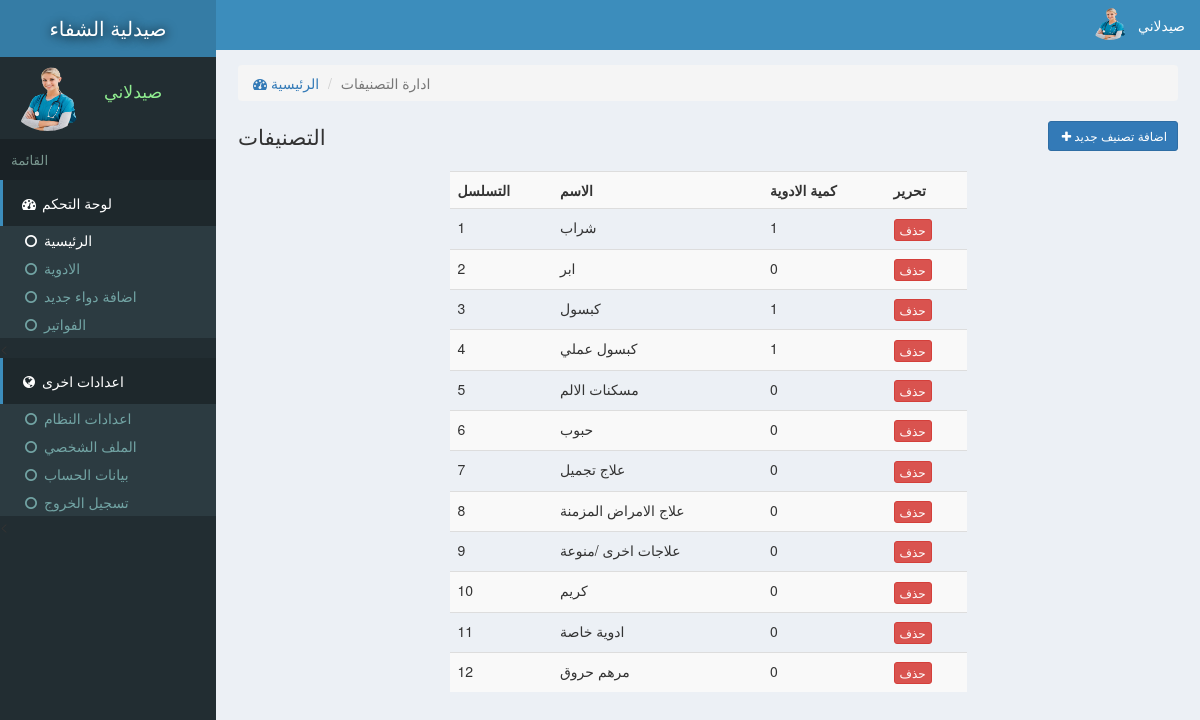
The app's page /manageCat.php (signed in) with its own data.
### tables this page shows
CREATE TABLE `site` (
  `id` int(11) NOT NULL,
  `title` varchar(222) NOT NULL,
  `name` varchar(222) NOT NULL
);

CREATE TABLE `users` (
  `id` int(11) NOT NULL,
  `email` varchar(222) NOT NULL,
  `password` varchar(222) NOT NULL,
  `name` varchar(222) NOT NULL,
  `pic` varchar(222) NOT NULL,
  `number` varchar(222) NOT NULL,
  `date` timestamp NOT NULL DEFAULT current_timestamp()
);

CREATE TABLE `categories` (
  `id` int(11) NOT NULL,
  `name` varchar(222) NOT NULL,
  `pic` varchar(111) NOT NULL,
  `details` varchar(333) NOT NULL,
  `date` timestamp NOT NULL DEFAULT current_timestamp()
);

### assets/db.php (called while the page is built, shortened)
<?php
    $con = new mysqli('localhost','root','','store');
    $array = $con->query("select * from users where id ='$_SESSION[userId]'");
    $user = $array->fetch_assoc();
?>

### manageCat.php (the view, shortened to what this page needs)
<?php require "assets/function.php" ?>
<?php require 'assets/db.php';?>
<!DOCTYPE html>
<html>
<head>
  <?php require "assets/autoloader.php" ?>
</head>
<body style="background: #ECF0F5;padding:0;margin:0">
<div class="dashboard" style="position: fixed;width: 18%;height: 100%;background:#222D32">
  <div style="background:#357CA5;padding: 14px 3px;color:white;font-size: 15pt;text-align: center;text-shadow: 1px 1px 11px black">
    <a href="index.php" style="color: white;text-decoration: none;"><?php echo strtoupper(siteName()); ?> </a>
  </div>
  <div class="flex" style="padding: 3px 7px;margin:5px 2px;">
    <div><img src="photo/<?php echo $user['pic'] ?>" class='img-circle' style='width: 77px;height: 66px'></div>
    <div style="color:lightgreen;font-size: 13pt;padding: 14px 7px;margin-left: 11px;"><?php echo ucfirst($user['name']); ?></div>
  </div>
  <div style="background: #1A2226;font-size: 10pt;padding: 11px;color: #79978F">القائمة</div>
  <div>
    <div style="background:#1E282C;color: white;padding: 13px 17px;border-left: 3px solid #3C8DBC;"><span><i class="fa fa-dashboard fa-fw"></i> لوحة التحكم</span></div>
    <div class="item">
      <ul class="nostyle zero">
        <a href="index.php"><li style="color: white"><i class="fa fa-circle-o fa-fw"></i> الرئيسية</li></a>
        <a href="inventeries.php"><li><i class="fa fa-circle-o fa-fw"></i> الادوية</li></a>
       <a href="addnew.php"><li><i class="fa fa-circle-o fa-fw"></i> اضافة دواء جديد</li></a>
        <a href="reports.php"><li><i class="fa fa-circle-o fa-fw"></i> الفواتير</li></a>
      </ul><
    </div>
  </div>
  <div style="background:#1E282C;color: white;padding: 13px 17px;border-left: 3px solid #3C8DBC;"><span><i class="fa fa-globe fa-fw"></i> اعدادات اخرى</span></div>
  <div class="item">
      <ul class="nostyle zero">
        <a href="sitesetting.php"><li><i class="fa fa-circle-o fa-fw"></i> اعدادات النظام</li></a>
       <a href="profile.php"><li><i class="fa fa-circle-o fa-fw"></i> الملف الشخصي</li></a>
        <a href="accountSetting.php"><li><i class="fa fa-circle-o fa-fw"></i> بيانات الحساب</li></a>
        <a href="logout.php"><li><i class="fa fa-circle-o fa-fw"></i> تسجيل الخروج</li></a>
      </ul><
    </div>
</div>
<div class="marginLeft" >
  <div style="color:white;background:#3C8DBC" >
    <div class="pull-right flex rightAccount" style="padding-right: 11px;padding: 7px;">
      <div><img src="photo/<?php echo $user['pic'] ?>" style='width: 41px;height: 33px;' class='img-circle'></div>
      <div style="padding: 8px"><?php echo ucfirst($user['name']) ?></div>
    </div>
  </div>
  <div class="content2">
  	<ol class="breadcrumb ">
        <li><a href="index.php"><i class="fa fa-dashboard"></i> الرئيسية</a></li>
        <li class="active">ادارة التصنيفات</li>
    </ol>
    <div>
      <span style="font-size: 16pt;color: #333333">التصنيفات </span>
      <button class="btn btn-primary btn-sm pull-right" data-toggle="modal" data-target="#addIn"><i class="fa fa-plus fa-fw"> </i>اضافة تصنيف جديد</button>
    </div>
  <?php
  	$i=0;
    $array = $con->query("select * from categories");
    ?>
    <br>
    <table class="table table-hover table-striped " style="width: 55%;margin: auto;">
    	<tr>
    		<th>التسلسل</th>
    		<th>الاسم</th>
    		<th>كمية الادوية</th>
    		<th>تحرير</th>
    	</tr>
    <?php
    while ($row = $array->fetch_assoc())
    {
    	$i++;
      $array2 = $con->query("select count(*) as qty from inventeries where catId = '$row[id]'");
      $row2 = $array2->fetch_assoc();
  ?>
    <tr>
    	<td><?php echo $i ?></td>
    	<td><?php echo $row['name']; ?></td>
    	<td><?php echo $row2['qty']; ?></td>
    	<td><a href="delete.php?category=<?php echo $row['id'] ?>"><button class="btn btn-xs btn-danger">حذف</button></a></td>
    </tr>
  <?php
    }
    echo "</table>";
   ?>
  </div>
</div>
</body>
</html>

### records on screen
site: name "صيدلية الشفاء"
users: pic (picture), name "صيدلاني"
categories: name "شراب", qty "1"
categories: name "ابر", qty "0"
categories: name "كبسول", qty "1"
categories: name "كبسول عملي", qty "1"
categories: name "مسكنات الالم", qty "0"
categories: name "حبوب", qty "0"
categories: name "علاج تجميل", qty "0"
categories: name "علاج الامراض المزمنة", qty "0"
categories: name "علاجات اخرى /منوعة", qty "0"
categories: name "كريم", qty "0"
categories: name "ادوية خاصة", qty "0"
categories: name "مرهم حروق", qty "0"
